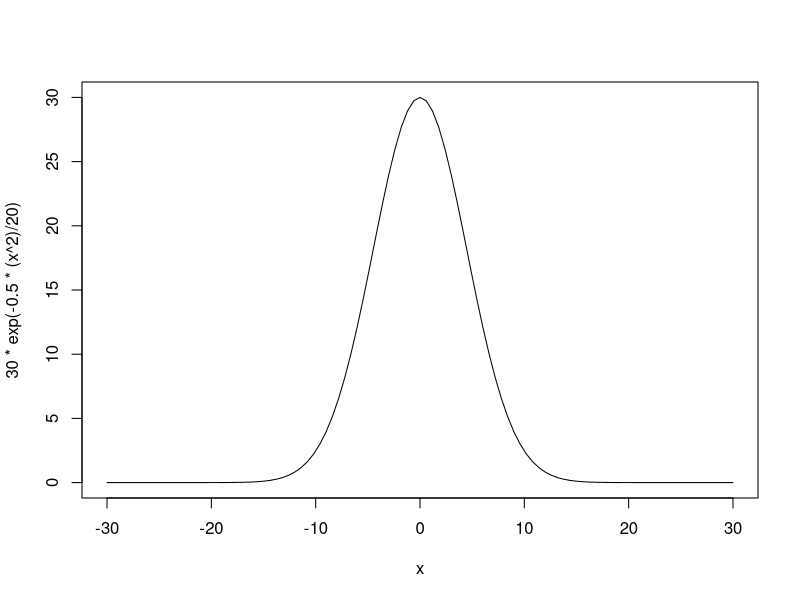
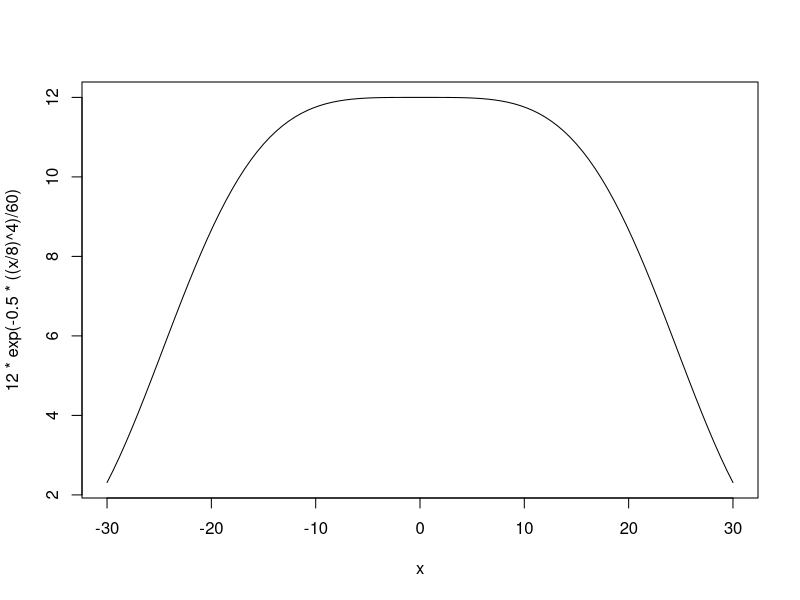
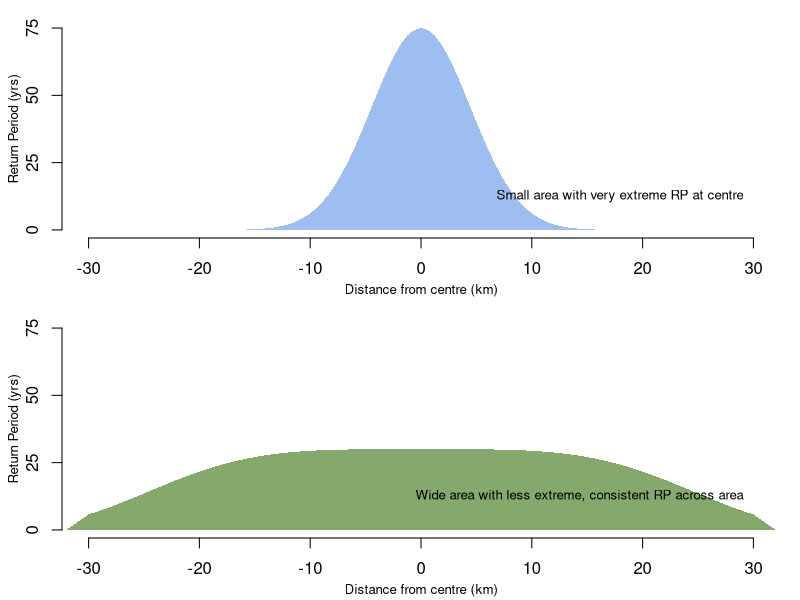

These figures' R source, in order:
# Adam Griffin, 2020-02-10
# Script to generate simple figures for reports and presentations


##### SETUP ##### -------------------------------------------------------------
library(mvtnorm)
library(here)
here::here()

library(lattice)
library(ggplot2)
library(fields)


##### SIMPLE BELL CURVES ##### ------------------------------------------------

x <- seq(-30, 30, by=0.1)
y1 <- curve(30*exp(-0.5*(x^2)/20), from=-30, to=30)
y2 <- curve(12*exp(-0.5*((x/8)^4)/60), from=-30, to=30)

png(here::here("DataVis/Plots/bellcurves2.png"), width=120, height=80, units='mm', 
               pointsize=10, res=300)
  par(mfrow=c(2,1), mar=c(3.1,3.1,1,1), mgp=c(2,1,0))
  plot(NA, NA, xlim=c(-30,30), ylim=c(0,30), yaxt='n',
       xlab="Distance from centre (km)", 
       ylab="Return Period (yrs)",frame.plot=F, cex.lab=0.8)
  polygon(c(-30, y1$x,30), c(0, y1$y, 0),col="#9ebdf0", border=NA)
  axis(2, at=c(0,10,20,30), labels=c(0,25,50,75))
  text(30,5,"Small area with very extreme RP at centre", pos=2, cex=0.8)
  plot(NA, NA, xlim=c(-30,30), ylim=c(0,30), yaxt='n',
       xlab="Distance from centre (km)", 
       ylab="Return Period (yrs)", frame.plot=F, cex.lab=0.8)
  axis(2, at=c(0,10,20,30), labels=c(0,25,50,75))
  polygon(c(-32,y2$x,32), c(0,y2$y, 0), col="#86a86d", border=NA)
  text(30,5,"Wide area with less extreme, consistent RP across area",
       pos=2, cex=0.8)
dev.off()
